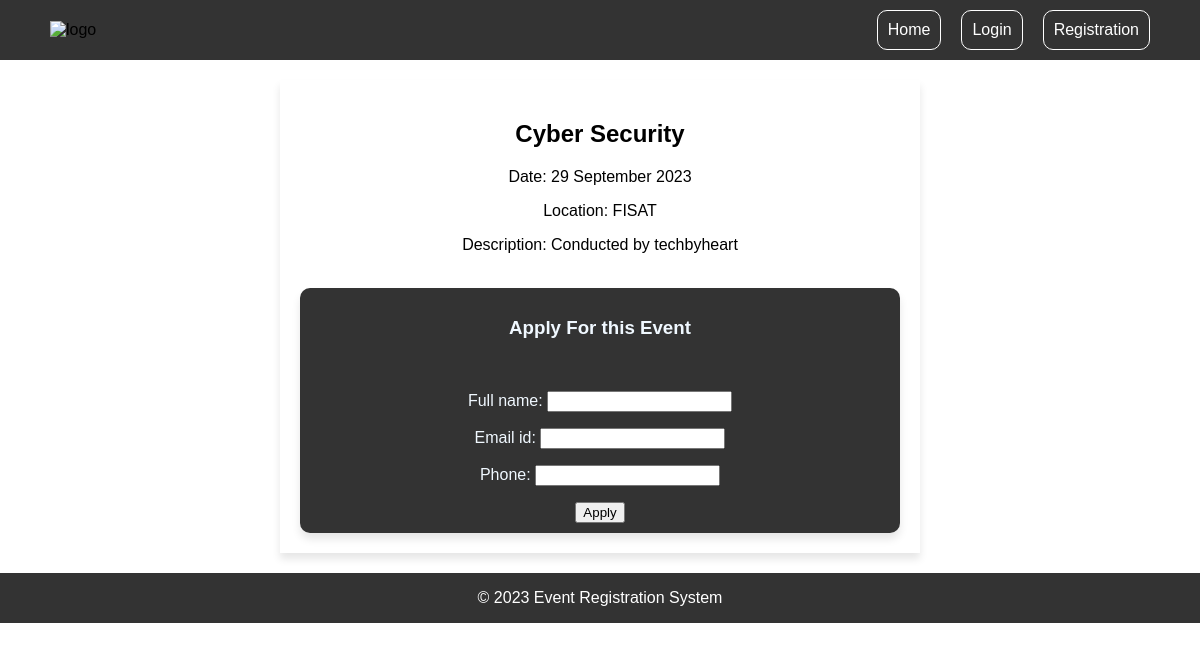
/event-details/1, run on the app's committed database.
### eventapp/models.py (models this page shows, shortened)
class Event(models.Model):
    event_title = models.CharField(max_length=120)
    location = models.CharField(max_length=70)
    date = models.CharField(max_length=70)
    description = models.TextField()

### eventapp/views.py (the view)
# urls.py: path('event-details/<int:pk>',views.eventdetail,name='eventdetail')
def eventdetail(request, pk):
    event_single = Event.objects.get(pk=pk)
    if request.method == 'POST' :
        form = Applicantform(request.POST)
        if form.is_valid():
            applicant = form.save(commit=False)
            applicant.event = event_single
            applicant.save()
    form = Applicantform()
    context ={
        'event' : event_single,
        'form' : form
    }
    return render(request,'details.html',context)

### eventapp/forms.py
class Applicantform(forms.ModelForm):
    class Meta:
        model = Applicant
        fields = ['full_name','email_id','phone']

### eventapp/templates/details.html (shortened to what this page needs)
<!DOCTYPE html>
{% load static %}
<html lang="en">
<head>
    <link rel="stylesheet" href="{% static 'style.css' %}">
</head>
<body>
    <header>
        <img id="logo" src="https://efuturex.com/static/assets/img/EFUTUREX-Logo.png" alt="logo" >
        <nav>
            <a class="nav-links" href="">Home</a>
            <a class="nav-links" href="">Login</a>
            <a class="nav-links" href="">Registration</a>
        </nav>
    </header>
    <section id="event-details">
        <h2 class="event-title">{{event.event_title}}</h2>
        <p class="event-date">Date: {{event.date}}</p>
        <p class="event-loaction">Location: {{event.location}}</p>
        <p class="event-description">Description: {{event.description}}</p><br>
        <form action="{% url 'eventdetail' event.pk %}" method="POST" class="forms">
            <h3>Apply For this Event</h3><br>
            {{form.as_p}}
            <input type="submit" value="Apply">
        </form>
    </section>
    <footer>
        <p>© 2023 Event Registration System</p>
    </footer>
</body>
</html>

### eventapp/static/style.css (style rules this page uses)
body { margin: 0; padding: 0; font-family: Arial, Helvetica, sans-serif; height: auto; }
header { background-color: #333; display: flex; justify-content:space-between; align-items: center; padding: 10px 50px; }
#logo { width: 6.25%; }
nav { display: flex; gap: 20px; }
.nav-links { color: white; text-decoration: none; border: 1px solid white; padding: 10px; border-radius: 10px; }
footer { width: 100%; background-color: #333; display: flex; justify-content: center; align-items: center; color: white; }
#event-details { max-width: 600px; text-align: center; box-shadow: 0 6px 8px rgba(0,0,0,0.1); padding: 20px; margin: 20px auto; }
.forms { box-shadow: 0 6px 8px rgba(0,0,0,0.1); background-color:#333; color: aliceblue; border-radius: 10px; padding: 10px; }

### data on the page
Event: event_title "Cyber Security", date "29 September 2023", location "FISAT", description "Conducted by techbyheart"
